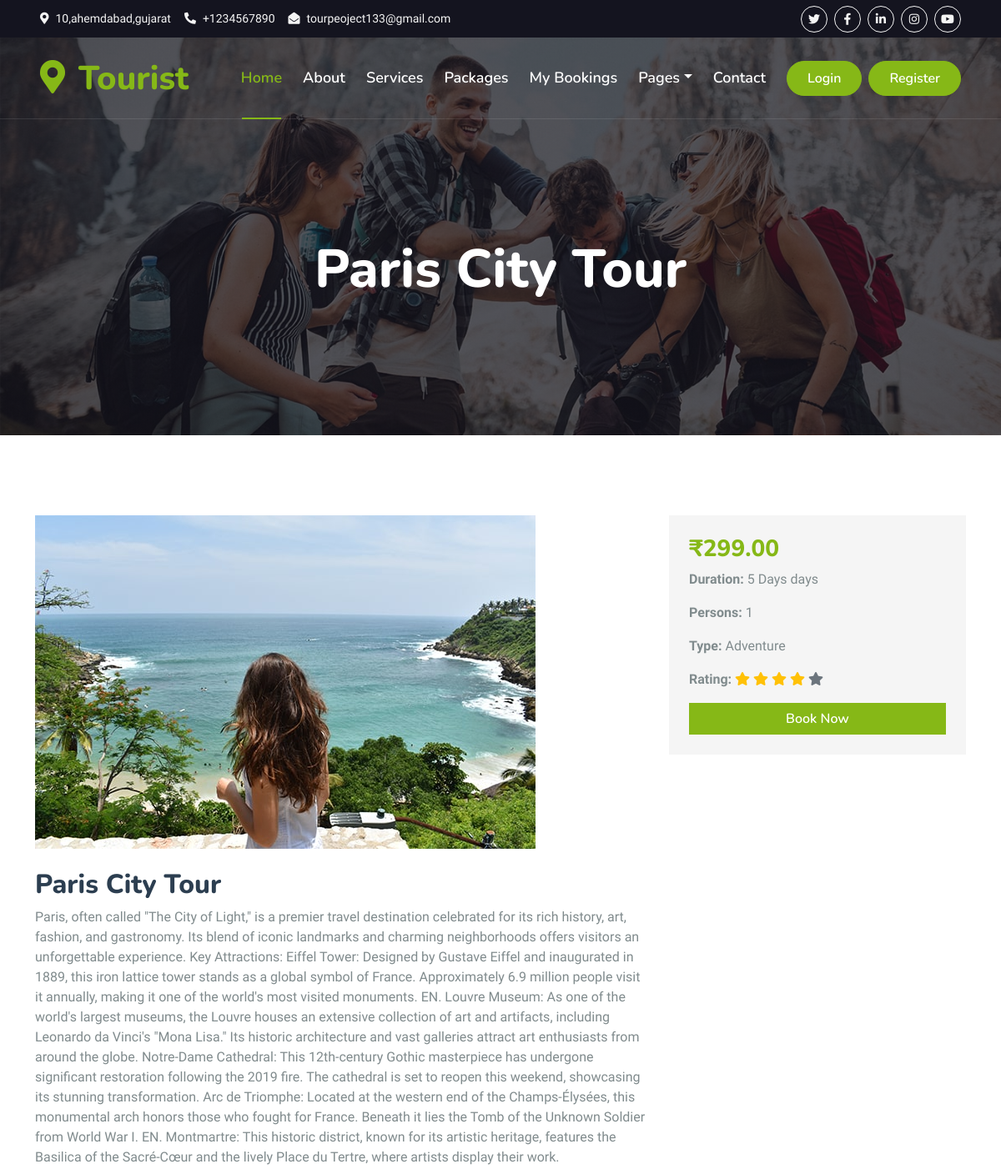
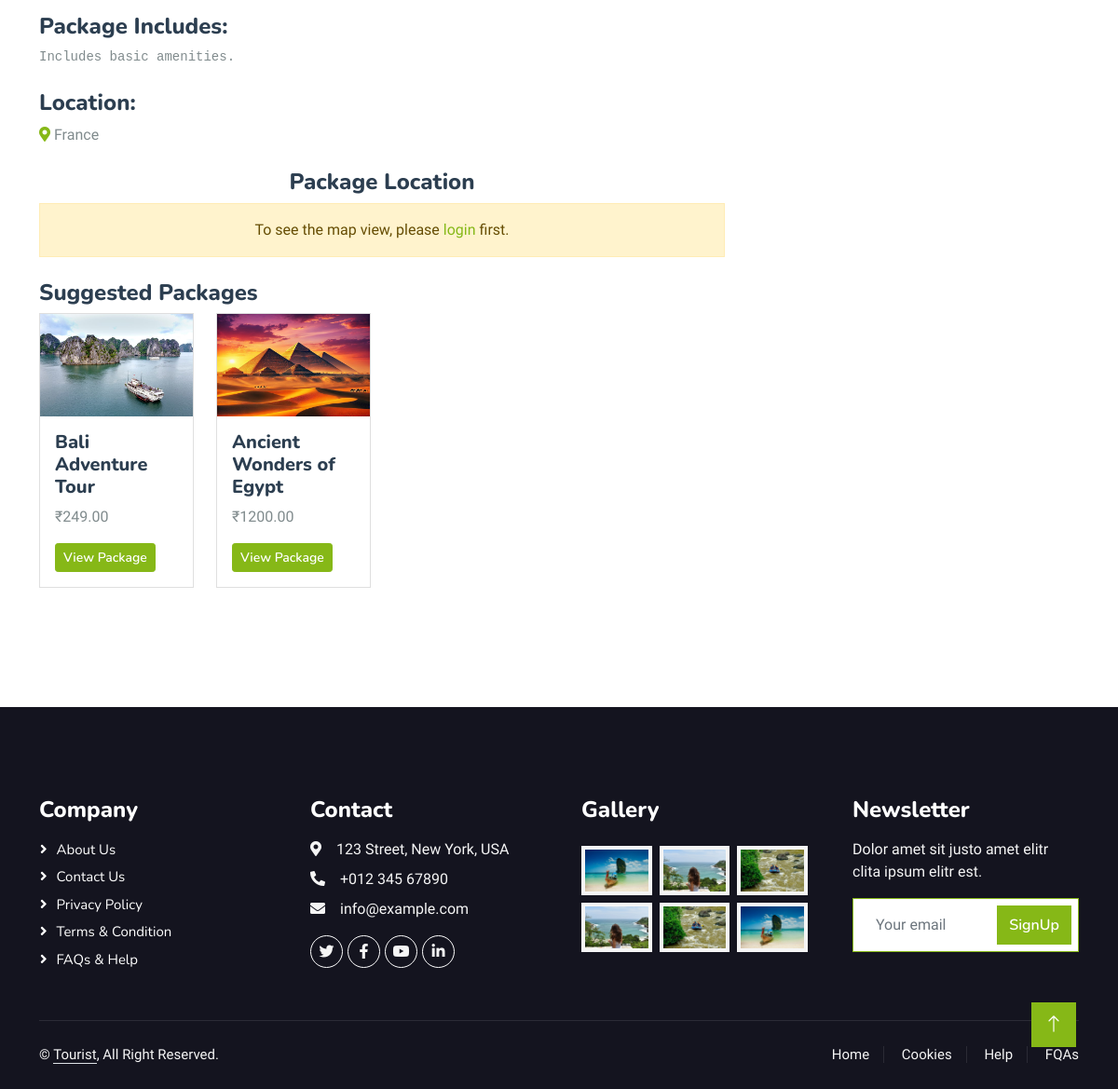
/package/3/, run on the app's committed database (2 pictures, top to bottom).
### packages/models.py (models this page shows, shortened)
class Package(models.Model):
    TOUR_TYPES = [
        ("Adventure", "Adventure"),
        ("Family", "Family"),
        ("Honeymoon", "Honeymoon"),
        ("Beach", "Beach"),
        ("Cultural", "Cultural"),
        ("Wildlife", "Wildlife"),
    ]
    title = models.CharField(max_length=200)  # Package title
    image = models.ImageField(upload_to='packages/images/')  # Package image
    location = models.CharField(max_length=100)  # Location name
    duration = models.CharField(max_length=50)  # Duration (e.g., "3 days")
    persons = models.IntegerField()  # Number of persons
    price = models.DecimalField(max_digits=10, decimal_places=2)  # Price in USD
    rating = models.FloatField(default=5.0)  # Rating (out of 5)
    description = models.TextField()  # Package description
    location_map = models.TextField()  # Google Map iframe src
    inclusions = models.TextField(default="Includes basic amenities.")
    tour_type = models.CharField(max_length=50, choices=TOUR_TYPES, default="Adventure")  # New Field

### tourist/views.py (the view)
# urls.py: path('package/<int:package_id>/', views.package_details, name='package_details'),
def package_details(request, package_id):
    package = Package.objects.get(id=package_id)
    suggested_packages = Package.objects.filter(tour_type=package.tour_type).exclude(id=package.id)[:4]  # Show only 4 suggestions
    return render(request, "package_details.html", {
        "package": package,
        "suggested_packages": suggested_packages,
    })

### templates/package_details.html (shortened to what this page needs)
{% include "header.html" %}
{% load static %}
<div class="container-fluid bg-primary py-5 mb-5 hero-header">
    <div class="container py-5">
        <div class="row justify-content-center py-5">
            <div class="col-lg-10 pt-lg-5 mt-lg-5 text-center">
                <h1 class="display-3 text-white mb-3">{{ package.title }}</h1>
            </div>
        </div>
    </div>
</div>
<div class="container py-5">
    <div class="row">
        <div class="col-lg-8">
            <img src="{{ package.image.url }}" class="img-fluid rounded mb-4" alt="{{ package.title }}">
            <h2>{{ package.title }}</h2>
            <p>{{ package.description }}</p>
            <h4>Package Includes:</h4>
            <pre>{{ package.inclusions }}</pre>
            <h4 class="mt-4">Location:</h4>
            <p><i class="fa fa-map-marker-alt text-primary"></i> {{ package.location }}</p>
{% if user.is_authenticated %}
{% if package.location_map %}
<div class="mt-4 mb-3">
    <h4>Package Location</h4>
    <div class="embed-responsive embed-responsive-16by9">
        {{ package.location_map|safe }}
    </div>
</div>
{% endif %}
{% else %}
<div class="mt-4 mb-3 text-center">
<h4>Package Location</h4>
<div class="alert alert-warning">
    To see the map view, please <a href="{% url 'login' %}" class="text-primary">login</a> first.
</div>
</div>
{% endif %}
            <h4 class="mt-4">Suggested Packages</h4>
            <div class="row mb-3">
                {% for suggestion in suggested_packages %}
                <div class="col-md-3 mb-3">
                    <div class="card">
                        <img src="{{ suggestion.image.url }}" class="card-img-top" alt="{{ suggestion.title }}">
                        <div class="card-body">
                            <h5>{{ suggestion.title }}</h5>
                            <p>₹{{ suggestion.price }}</p>
                            <a href="{% url 'package_details' suggestion.id %}" class="btn btn-primary btn-sm">View Package</a>
                        </div>
                    </div>
                </div>
                {% empty %}
                <p>No suggestions available.</p>
                {% endfor %}
            </div>
        </div>
        <div class="col-lg-4">
            <div class="bg-light p-4 rounded">
                <h3 class="text-primary">₹{{ package.price }}</h3>
                <p><strong>Duration:</strong> {{ package.duration }} days</p>
                <p><strong>Persons:</strong> {{ package.persons }}</p>
                <p><strong>Type:</strong> {{ package.tour_type }}</p>
                <p><strong>Rating:</strong>
                    {% for i in "12345" %}
                        {% if forloop.counter <= package.rating %}
                            <i class="fa fa-star text-warning"></i>
                        {% else %}
                            <i class="fa fa-star text-muted"></i>
                        {% endif %}
                    {% endfor %}
                </p>
                <a href="{% url 'book_package' package.id %}" class="btn btn-primary w-100">Book Now</a>
            </div>
        </div>
    </div>
</div>
{% include "footer.html" %}

### static/css/style.css (style rules this page uses)
:root { --primary: #86B817; --secondary: #FE8800; --light: #F5F5F5; --dark: #14141F; }
.btn { font-family: 'Nunito', sans-serif; font-weight: 600; transition: .5s; }
.btn.btn-primary, .btn.btn-secondary { color: #FFFFFF; }
.hero-header { background: linear-gradient(rgba(20, 20, 31, .7), rgba(20, 20, 31, .7)), url(../img/bg-hero.jpg); background-position: center center; background-repeat: no-repeat; background-size: cover; }

### data on the page
Package: title "Paris City Tour", image (picture), description "Paris, often called \"The City of Light,\" is a premier travel destination celebrated for its rich history, art, fashion, and gastronomy. Its blend of iconic landmarks and charming neighborhoods offers visitors an unforgettable experience. Key Attractions: Eiffel Tower: Designed by Gustave Eiffel and inaugurated in 1889, this iron lattice tower stands as a global symbol of France. Approximately 6.9 million people visit it annually, making it one of the world's most visited monuments. EN. Louvre Museum: As one of the world's largest museums, the Louvre houses an extensive collection of art and artifacts, including Leonardo da Vinci's \"Mona Lisa.\" Its historic architecture and vast galleries…", inclusions "Includes basic amenities.", location "France", price "299.00", duration "5 Days", persons "1", tour_type "Adventure"
Package: image (picture), title "Bali Adventure Tour", price "249.00"
Package: image (picture), title "Ancient Wonders of Egypt", price "1200.00"
